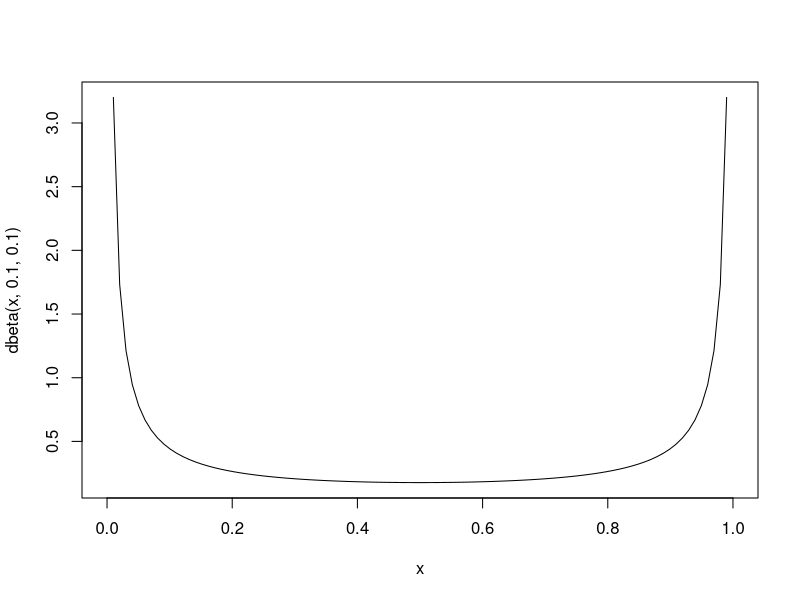
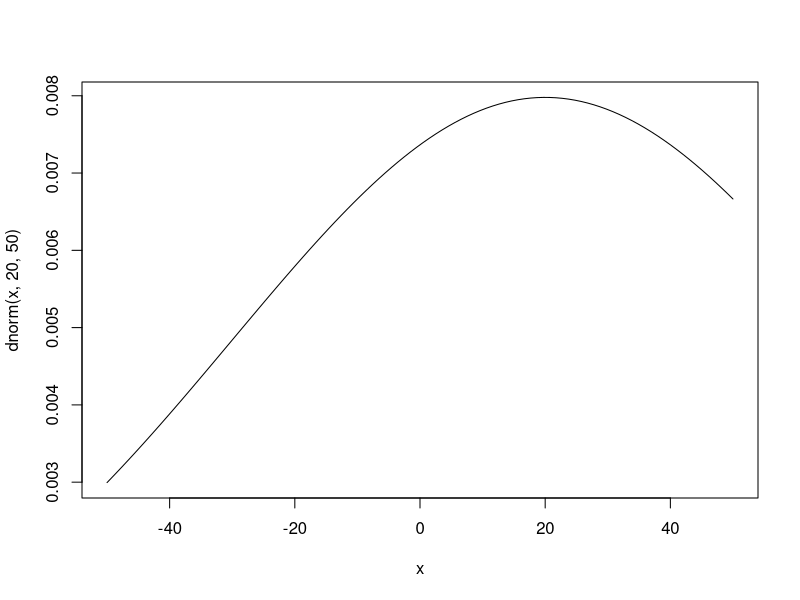
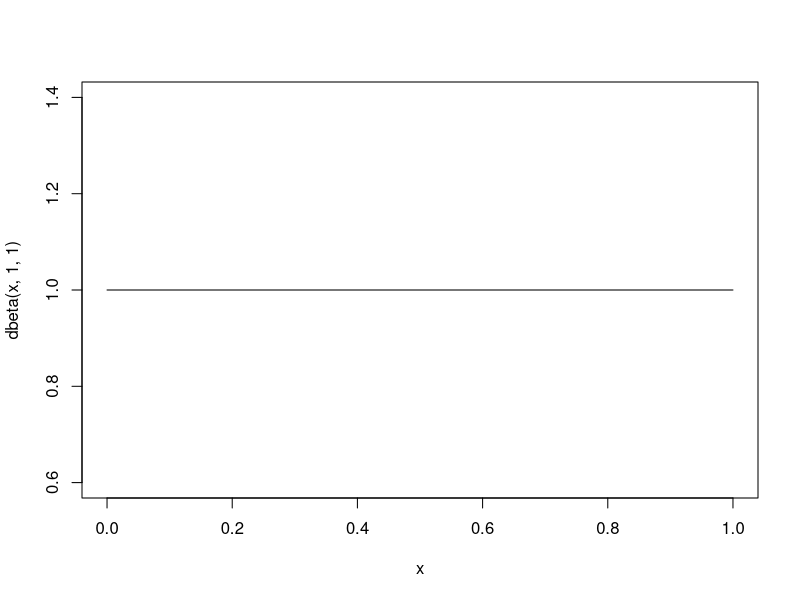
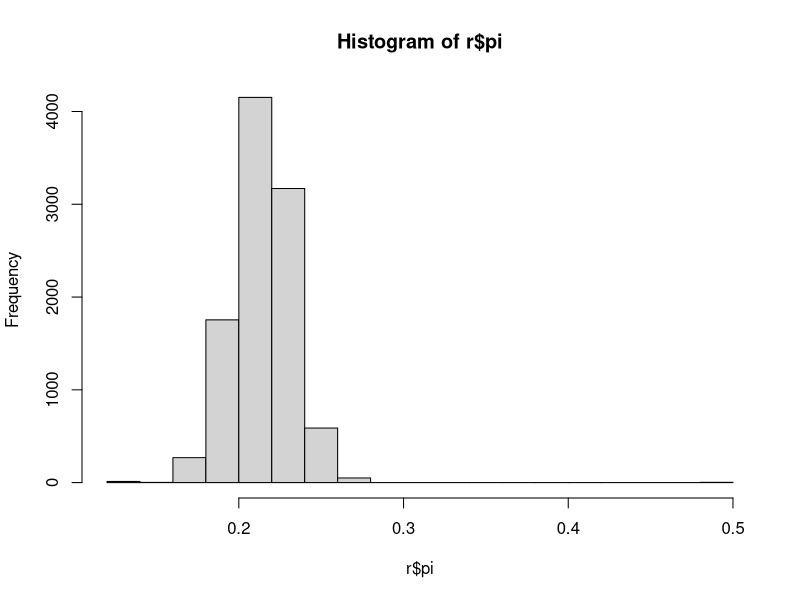
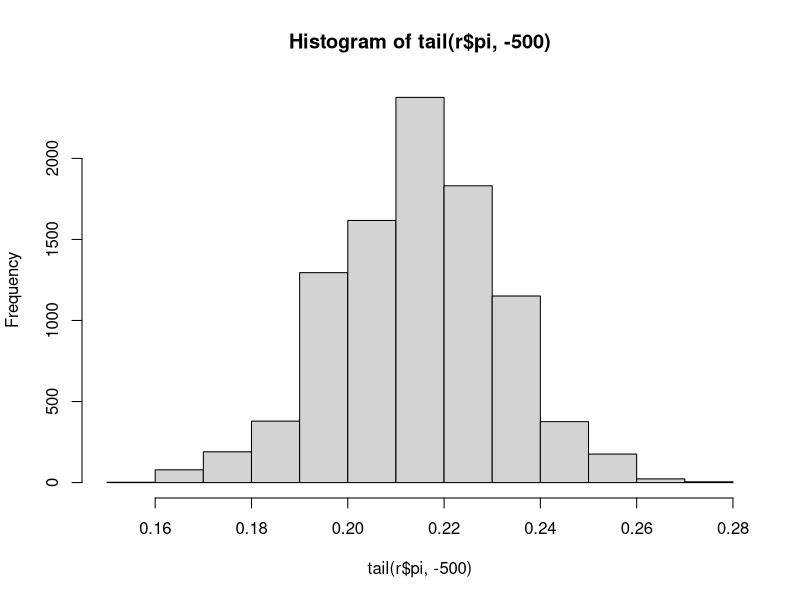
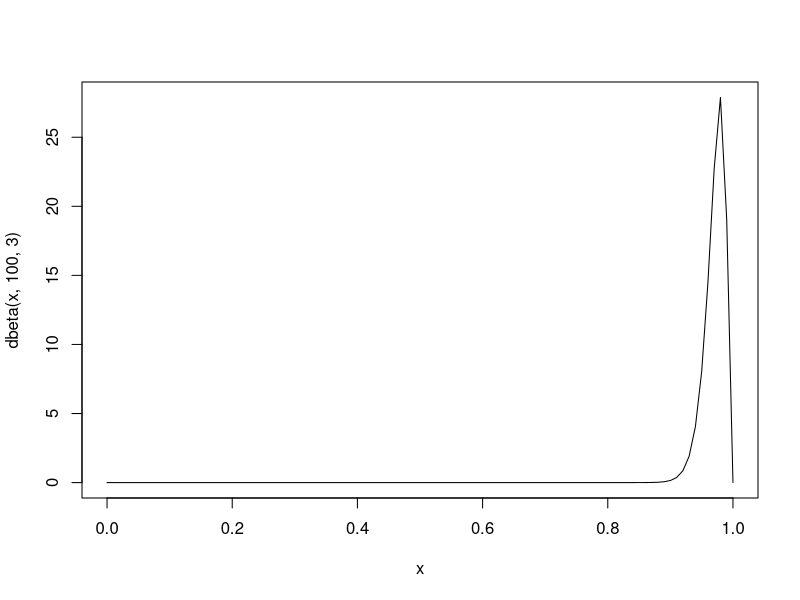
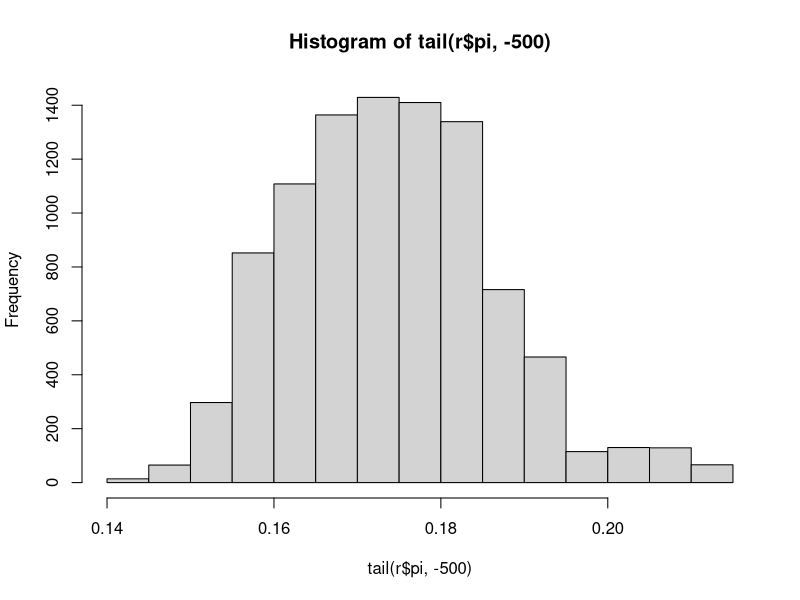

Source code (R) for these figures, in order:
one_iter <- function(a, b, current, y, K) {
  
  ##
  if (FALSE) {
    a <- 1
    b <- 1
    current <- 0.44
    y <- rbinom(10, 1, prob = 0.1)
    K <- 2
  }
  ##
  
  # a and b are parameters of the prior distribution
  # we use a beta prior here
  # Step 1: propose the next value
  proposal <- runif(1, 0, 1)
  # Step 2:
  prop_plaus <- dbeta(proposal, a, b) *
    prod(dbinom(y, K, prob = proposal)) # The likelihood
  current_plaus <- dbeta(current, a, b) *
    prod(dbinom(y, K, prob = current)) # The likelihood
  alpha <- min(1, prop_plaus / current_plaus )
  next_stop <- sample(c(proposal, current), size = 1, prob = c(alpha, 1 - alpha))
  data.frame(proposal, alpha, next_stop)
}

x <- seq(0, 1, len = 100)
plot(x, dbeta(x, 0.1, 0.1), type = "l")

x <- seq(-50, 50, len = 100)
plot(x, dnorm(x, 20, 50), type = "l")



betabin <- function(N, a, b, y, K) {
  current <- 0.5
  pi <- rep(0, N)
  for (i in 1:N) {
    sim <- one_iter(a, b, current, y = y, K = K)
    pi[i] <- sim$next_stop
    current <- sim$next_stop
  }
  r <- data.frame(iter = 1:N, pi)
}

set.seed(123)
# observed data
y <- rbinom(50, 10, 0.2)
# flat prior
curve(dbeta(x, 1, 1), from = 0, to = 1)

r <- betabin(10000, 1, 1, y, 10)
hist(r$pi)
hist(tail(r$pi, -500))


# Different priors
set.seed(123)
y <- rbinom(500, 1, 0.2)
# prior
curve(dbeta(x, 100, 3), from = 0, to = 1)

r <- betabin(10000, 100, 3, y, 2)
hist(tail(r$pi, -500))
